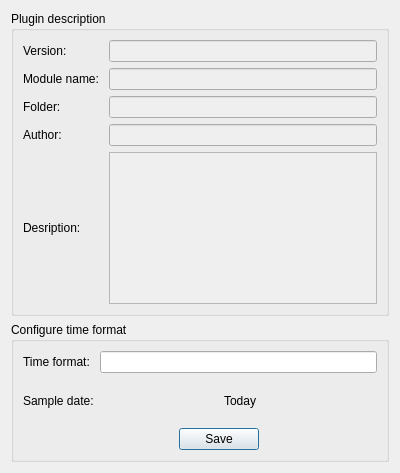
<?xml version="1.0" encoding="UTF-8"?>
<ui version="4.0">
 <class>TimeFormatterPage</class>
 <widget class="QWidget" name="TimeFormatterPage">
  <property name="geometry">
   <rect>
    <x>0</x>
    <y>0</y>
    <width>400</width>
    <height>473</height>
   </rect>
  </property>
  <property name="windowTitle">
   <string>Form</string>
  </property>
  <layout class="QVBoxLayout" name="verticalLayout">
   <item>
    <widget class="QGroupBox" name="descGB">
     <property name="title">
      <string>Plugin description</string>
     </property>
     <layout class="QGridLayout" name="gridLayout">
      <item row="0" column="0">
       <widget class="QLabel" name="version_label">
        <property name="text">
         <string>Version: </string>
        </property>
       </widget>
      </item>
      <item row="0" column="1">
       <widget class="QLineEdit" name="version_le">
        <property name="palette">
         <palette>
          <active>
           <colorrole role="Base">
            <brush brushstyle="SolidPattern">
             <color alpha="255">
              <red>239</red>
              <green>239</green>
              <blue>239</blue>
             </color>
            </brush>
           </colorrole>
          </active>
          <inactive>
           <colorrole role="Base">
            <brush brushstyle="SolidPattern">
             <color alpha="255">
              <red>239</red>
              <green>239</green>
              <blue>239</blue>
             </color>
            </brush>
           </colorrole>
          </inactive>
          <disabled>
           <colorrole role="Base">
            <brush brushstyle="SolidPattern">
             <color alpha="255">
              <red>244</red>
              <green>244</green>
              <blue>244</blue>
             </color>
            </brush>
           </colorrole>
          </disabled>
         </palette>
        </property>
        <property name="readOnly">
         <bool>true</bool>
        </property>
       </widget>
      </item>
      <item row="1" column="0">
       <widget class="QLabel" name="module_name_label">
        <property name="text">
         <string>Module name: </string>
        </property>
       </widget>
      </item>
      <item row="1" column="1">
       <widget class="QLineEdit" name="module_name_le">
        <property name="palette">
         <palette>
          <active>
           <colorrole role="Base">
            <brush brushstyle="SolidPattern">
             <color alpha="255">
              <red>239</red>
              <green>239</green>
              <blue>239</blue>
             </color>
            </brush>
           </colorrole>
          </active>
          <inactive>
           <colorrole role="Base">
            <brush brushstyle="SolidPattern">
             <color alpha="255">
              <red>239</red>
              <green>239</green>
              <blue>239</blue>
             </color>
            </brush>
           </colorrole>
          </inactive>
          <disabled>
           <colorrole role="Base">
            <brush brushstyle="SolidPattern">
             <color alpha="255">
              <red>244</red>
              <green>244</green>
              <blue>244</blue>
             </color>
            </brush>
           </colorrole>
          </disabled>
         </palette>
        </property>
        <property name="readOnly">
         <bool>true</bool>
        </property>
       </widget>
      </item>
      <item row="2" column="0">
       <widget class="QLabel" name="folder_label">
        <property name="text">
         <string>Folder: </string>
        </property>
       </widget>
      </item>
      <item row="2" column="1">
       <widget class="QLineEdit" name="folder_le">
        <property name="palette">
         <palette>
          <active>
           <colorrole role="Base">
            <brush brushstyle="SolidPattern">
             <color alpha="255">
              <red>239</red>
              <green>239</green>
              <blue>239</blue>
             </color>
            </brush>
           </colorrole>
          </active>
          <inactive>
           <colorrole role="Base">
            <brush brushstyle="SolidPattern">
             <color alpha="255">
              <red>239</red>
              <green>239</green>
              <blue>239</blue>
             </color>
            </brush>
           </colorrole>
          </inactive>
          <disabled>
           <colorrole role="Base">
            <brush brushstyle="SolidPattern">
             <color alpha="255">
              <red>244</red>
              <green>244</green>
              <blue>244</blue>
             </color>
            </brush>
           </colorrole>
          </disabled>
         </palette>
        </property>
        <property name="readOnly">
         <bool>true</bool>
        </property>
       </widget>
      </item>
      <item row="3" column="0">
       <widget class="QLabel" name="author_label">
        <property name="text">
         <string>Author: </string>
        </property>
       </widget>
      </item>
      <item row="3" column="1">
       <widget class="QLineEdit" name="author_le">
        <property name="palette">
         <palette>
          <active>
           <colorrole role="Base">
            <brush brushstyle="SolidPattern">
             <color alpha="255">
              <red>239</red>
              <green>239</green>
              <blue>239</blue>
             </color>
            </brush>
           </colorrole>
          </active>
          <inactive>
           <colorrole role="Base">
            <brush brushstyle="SolidPattern">
             <color alpha="255">
              <red>239</red>
              <green>239</green>
              <blue>239</blue>
             </color>
            </brush>
           </colorrole>
          </inactive>
          <disabled>
           <colorrole role="Base">
            <brush brushstyle="SolidPattern">
             <color alpha="255">
              <red>244</red>
              <green>244</green>
              <blue>244</blue>
             </color>
            </brush>
           </colorrole>
          </disabled>
         </palette>
        </property>
        <property name="readOnly">
         <bool>true</bool>
        </property>
       </widget>
      </item>
      <item row="4" column="0">
       <widget class="QLabel" name="desc_label">
        <property name="text">
         <string>Desription: </string>
        </property>
       </widget>
      </item>
      <item row="4" column="1">
       <widget class="QTextEdit" name="desc_te">
        <property name="palette">
         <palette>
          <active>
           <colorrole role="Base">
            <brush brushstyle="SolidPattern">
             <color alpha="255">
              <red>239</red>
              <green>239</green>
              <blue>239</blue>
             </color>
            </brush>
           </colorrole>
          </active>
          <inactive>
           <colorrole role="Base">
            <brush brushstyle="SolidPattern">
             <color alpha="255">
              <red>239</red>
              <green>239</green>
              <blue>239</blue>
             </color>
            </brush>
           </colorrole>
          </inactive>
          <disabled>
           <colorrole role="Base">
            <brush brushstyle="SolidPattern">
             <color alpha="255">
              <red>244</red>
              <green>244</green>
              <blue>244</blue>
             </color>
            </brush>
           </colorrole>
          </disabled>
         </palette>
        </property>
        <property name="readOnly">
         <bool>true</bool>
        </property>
       </widget>
      </item>
     </layout>
    </widget>
   </item>
   <item>
    <widget class="QGroupBox" name="configGB">
     <property name="title">
      <string>Configure time format</string>
     </property>
     <layout class="QGridLayout" name="gridLayout_2">
      <item row="0" column="0">
       <widget class="QLabel" name="tformat_label">
        <property name="text">
         <string>Time format: </string>
        </property>
       </widget>
      </item>
      <item row="1" column="0" colspan="2">
       <layout class="QHBoxLayout" name="horizontalLayout">
        <item>
         <widget class="QLabel" name="label_7">
          <property name="text">
           <string>Sample date: </string>
          </property>
         </widget>
        </item>
        <item>
         <spacer name="horizontalSpacer">
          <property name="orientation">
           <enum>Qt::Horizontal</enum>
          </property>
          <property name="sizeHint" stdset="0">
           <size>
            <width>81</width>
            <height>43</height>
           </size>
          </property>
         </spacer>
        </item>
        <item>
         <widget class="QLabel" name="today_label">
          <property name="text">
           <string>Today</string>
          </property>
         </widget>
        </item>
        <item>
         <spacer name="horizontalSpacer_2">
          <property name="orientation">
           <enum>Qt::Horizontal</enum>
          </property>
          <property name="sizeHint" stdset="0">
           <size>
            <width>117</width>
            <height>43</height>
           </size>
          </property>
         </spacer>
        </item>
       </layout>
      </item>
      <item row="2" column="0" colspan="2">
       <layout class="QHBoxLayout" name="horizontalLayout_2">
        <item>
         <spacer name="horizontalSpacer_3">
          <property name="orientation">
           <enum>Qt::Horizontal</enum>
          </property>
          <property name="sizeHint" stdset="0">
           <size>
            <width>114</width>
            <height>20</height>
           </size>
          </property>
         </spacer>
        </item>
        <item>
         <widget class="QDialogButtonBox" name="buttons_box">
          <property name="standardButtons">
           <set>QDialogButtonBox::Save</set>
          </property>
         </widget>
        </item>
        <item>
         <spacer name="horizontalSpacer_4">
          <property name="orientation">
           <enum>Qt::Horizontal</enum>
          </property>
          <property name="sizeHint" stdset="0">
           <size>
            <width>117</width>
            <height>20</height>
           </size>
          </property>
         </spacer>
        </item>
       </layout>
      </item>
      <item row="0" column="1">
       <widget class="QLineEdit" name="tformat_editor"/>
      </item>
     </layout>
    </widget>
   </item>
  </layout>
 </widget>
 <resources/>
 <connections/>
</ui>
